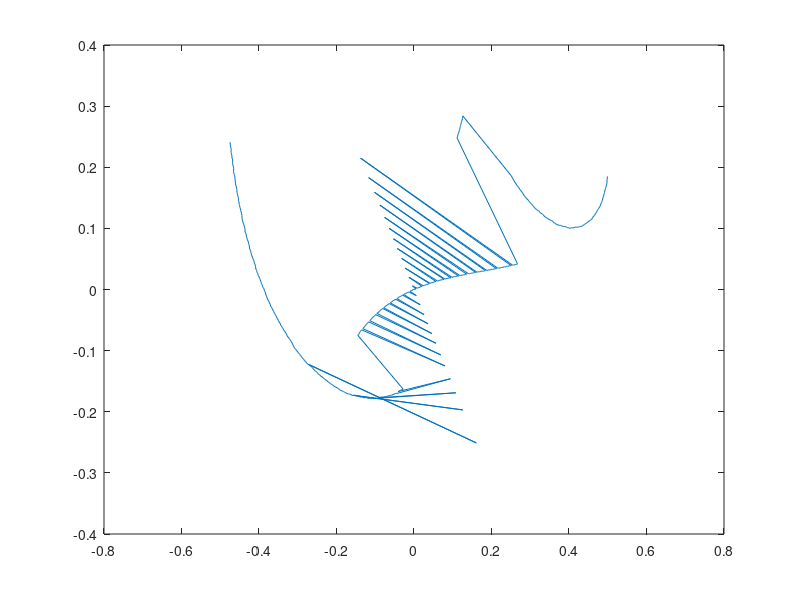

Here is the MATLAB script that generated this plot: (Note: this script raises an error after producing the figure.)
nums =[-0.534 -0.532 -0.531 -0.529 -0.527 -0.526 -0.524 -0.522 -0.521 -0.519 ...
  -0.517 -0.516 -0.514 -0.512 -0.511 -0.509 -0.507 -0.506 -0.504 -0.502...
  -0.501 -0.499 -0.497 -0.496 -0.494 -0.492 -0.491 -0.489 -0.487 -0.486...
  -0.484 -0.482 -0.481 -0.479 -0.477 -0.476 -0.474 -0.472 -0.471 -0.469...
  -0.467 -0.466 -0.464 -0.462 -0.461 -0.459 -0.457 -0.456 -0.454 -0.452...
  -0.451 -0.449 -0.447 -0.446 -0.444 -0.442 -0.441 -0.439 -0.437 -0.436...
  -0.434 -0.432 -0.431 -0.429 -0.427 -0.426 -0.424 -0.422 -0.421 -0.419...
  -0.417 -0.416 -0.414 -0.412 -0.411 -0.409 -0.407 -0.406 -0.404 -0.402...
  -0.401 -0.399 -0.397 -0.396 -0.394 -0.392 -0.391 -0.389 -0.387 -0.386...
  -0.384 -0.382 -0.381 -0.379 -0.377 -0.376 -0.374 -0.372 -0.371 -0.369...
  -0.367 -0.366 -0.364 -0.362 -0.36  -0.359 -0.357 -0.355 -0.354 -0.352...
  -0.35  -0.349 -0.347 -0.345 -0.344 -0.342 -0.34  -0.339 -0.337 -0.335...
  -0.334 -0.332 -0.33  -0.329 -0.327 -0.325 -0.324 -0.322 -0.32  -0.319...
  -0.317 -0.315 -0.314 -0.312 -0.31  -0.309 -0.307 -0.305 -0.304 -0.302...
  -0.3   -0.299 -0.297 -0.295 -0.294 -0.292 -0.29  -0.289 -0.287 -0.285...
  -0.284 -0.282 -0.28  -0.279 -0.277 -0.275 -0.274 -0.272 -0.27  -0.269...
  -0.267 -0.265 -0.264 -0.262 -0.26  -0.259 -0.257 -0.255 -0.254 -0.252...
  -0.25  -0.249 -0.247 -0.245 -0.244 -0.242 -0.24  -0.239 -0.237 -0.235...
  -0.234 -0.232 -0.23  -0.229 -0.227 -0.225 -0.224 -0.222 -0.22  -0.219...
  -0.217 -0.215 -0.214 -0.212 -0.21  -0.209 -0.207 -0.205 -0.204 -0.202...
  -0.2   -0.199 -0.197 -0.195 -0.194 -0.192 -0.19  -0.189 -0.187 -0.185...
  -0.184 -0.182 -0.18  -0.179 -0.177 -0.175 -0.174 -0.172 -0.17  -0.169...
  -0.167 -0.165 -0.164 -0.162 -0.16  -0.159 -0.157 -0.155 -0.154 -0.152...
  -0.15  -0.149 -0.147 -0.145 -0.144 -0.142 -0.14  -0.139 -0.137 -0.135...
  -0.134 -0.132 -0.13  -0.129 -0.127 -0.125 -0.124 -0.122 -0.12  -0.118...
  -0.117 -0.115 -0.113 -0.112 -0.11  -0.108 -0.107 -0.105 -0.103 -0.102...
  -0.1   -0.098 -0.097 -0.095 -0.093 -0.092 -0.09  -0.088 -0.087 -0.085...
  -0.083 -0.082 -0.08  -0.078 -0.077 -0.075 -0.073 -0.072 -0.07  -0.068...
  -0.067 -0.065 -0.063 -0.062 -0.06  -0.058 -0.057 -0.055 -0.053 -0.052...
  -0.05  -0.048 -0.047 -0.045 -0.043 -0.042 -0.04  -0.038 -0.037 -0.035...
  -0.033 -0.032 -0.03  -0.028 -0.027 -0.025 -0.023 -0.022 -0.02  -0.018...
  -0.017 -0.015 -0.013 -0.012 -0.01  -0.008 -0.007 -0.005 -0.003 -0.002  0. ...
   0.002  0.003  0.005  0.007  0.008  0.01   0.012  0.013  0.015  0.017...
   0.018  0.02   0.022  0.023  0.025  0.027  0.028  0.03   0.032  0.033...
   0.035  0.037  0.038  0.04   0.042  0.043  0.045  0.047  0.048  0.05...
   0.052  0.053  0.055  0.057  0.058  0.06   0.062  0.063  0.065  0.067...
   0.068  0.07   0.072  0.073  0.075  0.077  0.078  0.08   0.082  0.083...
   0.085  0.087  0.088  0.09   0.092  0.093  0.095  0.097  0.098  0.1...
   0.102  0.103  0.105  0.107  0.108  0.11   0.112  0.113  0.115  0.117...
   0.118  0.12   0.122  0.124  0.125  0.127  0.129  0.13   0.132  0.134...
   0.135  0.137  0.139  0.14   0.142  0.144  0.145  0.147  0.149  0.15...
   0.152  0.154  0.155  0.157  0.159  0.16   0.162  0.164  0.165  0.167...
   0.169  0.17   0.172  0.174  0.175  0.177  0.179  0.18   0.182  0.184...
   0.185  0.187  0.189  0.19   0.192  0.194  0.195  0.197  0.199  0.2...
   0.202  0.204  0.205  0.207  0.209  0.21   0.212  0.214  0.215  0.217...
   0.219  0.22   0.222  0.224  0.225  0.227  0.229  0.23   0.232  0.234...
   0.235  0.237  0.239  0.24   0.242  0.244  0.245  0.247  0.249  0.25...
   0.252  0.254  0.255  0.257  0.259  0.26   0.262  0.264  0.265  0.267...
   0.269  0.27   0.272  0.274  0.275  0.277  0.279  0.28   0.282  0.284...
   0.285  0.287  0.289  0.29   0.292  0.294  0.295  0.297  0.299  0.3...
   0.302  0.304  0.305  0.307  0.309  0.31   0.312  0.314  0.315  0.317...
   0.319  0.32   0.322  0.324  0.325  0.327  0.329  0.33   0.332  0.334...
   0.335  0.337  0.339  0.34   0.342  0.344  0.345  0.347  0.349  0.35...
   0.352  0.354  0.355  0.357  0.359  0.36   0.362  0.364  0.366  0.367...
   0.369  0.371  0.372  0.374  0.376  0.377  0.379  0.381  0.382  0.384...
   0.386  0.387  0.389  0.391  0.392  0.394  0.396  0.397  0.399  0.401...
   0.402  0.404  0.406  0.407  0.409  0.411  0.412  0.414  0.416  0.417...
   0.419  0.421  0.422  0.424  0.426  0.427  0.429  0.431  0.432  0.434...
   0.436  0.437  0.439  0.441  0.442  0.444  0.446  0.447  0.449  0.451...
   0.452  0.454  0.456  0.457  0.459  0.461  0.462  0.464  0.466  0.467...
   0.469  0.471  0.472  0.474  0.476  0.477  0.479  0.481  0.482  0.484...
   0.486  0.487  0.489  0.491  0.492  0.494  0.496  0.497  0.499  0.501...
   0.502  0.504  0.506  0.507  0.509  0.511  0.512  0.514  0.516  0.517...
   0.519  0.521  0.522  0.524  0.526  0.527  0.529  0.531  0.532];
s =[ 3.583  3.577  3.57   3.564  3.551  3.546  3.541  3.537  3.533  3.529...
  3.52   3.516  3.512  3.507  3.503  3.495  3.491  3.487  3.483  3.48...
  3.477  3.472  3.469  3.467  3.464  3.461  3.459  3.456  3.451  3.448...
  3.446  3.443  3.44   3.438  3.436  3.433  3.432  3.43   3.429  3.427...
  3.426  3.425  3.423  3.42   3.419  3.418  3.416  3.415  3.414  3.412...
  3.411  3.41   3.41   3.41   3.409  3.409  3.409  3.408  3.408  3.408...
  3.408  3.407  3.407  3.407  3.407  3.406  3.406  3.406  3.406  3.407...
  3.408  3.409  3.41   3.411  3.412  3.413  3.414  3.415  3.416  3.417...
  3.418  3.419  3.42   3.421  3.422  3.423  3.426  3.428  3.43   3.432...
  3.434  3.437  3.439  3.441  3.444  3.448  3.45   3.453  3.455  3.458...
  3.46   3.463  3.467  3.471  3.475  3.478  3.482  3.486  3.49   3.494...
  3.498  3.502  3.506  3.511  3.515  3.519  3.525  3.531  3.538  3.544...
  3.55   3.557  3.563  3.57   3.576  3.583  3.589  3.598  3.609  3.619...
  3.629  3.639  3.65   3.66   3.671  3.686  3.704  3.723  3.742  3.761...
  3.801  3.857  4.352  4.352  4.352  4.353  4.353  4.353  4.353  4.354...
  4.354  4.354  4.355  4.355  4.355  4.356  4.356  4.356  4.357  4.357...
  4.358  4.358  4.208  4.078  3.956  3.84   3.731 -1.     3.628  3.531...
  3.438  3.366  3.366  3.367  3.367  3.367  3.368  3.368  3.369  3.369...
  3.37   3.37   3.371  3.371  3.372  3.372  3.373  3.373  3.374  3.374 -1. ...
  3.375  3.376  3.376  3.377  3.377  3.378  3.379  3.379  3.38   3.381...
  3.381  3.382  3.383  3.384  3.384  3.385 -1.     3.386  3.387  3.387...
  3.388  3.389  3.39   3.391  3.391  3.392  3.393  3.394  3.395  3.396...
  3.397 -1.     3.398  3.399  3.399  3.4    3.401  3.402  3.403  3.404...
  3.405  3.406  3.407  3.408  3.409 -1.     3.411  3.412  3.413  3.414...
  3.415  3.416  3.417  3.418  3.42   3.421  3.422  3.423 -1.     3.424...
  3.426  3.427  3.428  3.429  3.431  3.432  3.433  3.434  3.436  3.437 -1. ...
  3.438  3.44   3.441  3.443  3.444  3.445  3.447  3.448  3.45   3.451 -1. ...
  3.453  3.454  3.456  3.457  3.459  3.46   3.462  3.463  3.465  3.466...
  3.468 -1.     3.47   3.471  3.473  3.475  3.476  3.478  3.48   3.481...
  3.483  3.485 -1.     3.487  3.488  3.49   3.492  3.494  3.496  3.497...
  3.499  3.501  3.503 -1.     3.505  3.507  3.509  3.511  3.512  3.514...
  3.516  3.518  3.52  -1.     3.522  3.524  3.526  3.528  3.531  3.533...
  3.535  3.537  3.539  3.541 -1.     3.543  3.545  3.548  3.55   3.552...
  3.554  3.556  3.559  3.561  3.563 -1.     3.565  3.568  3.57   3.572...
  3.575  3.577  3.579  3.582  3.584  3.587 -1.     3.589  3.592  3.594...
  3.596  3.599  3.601  3.604  3.606  3.609  3.612 -1.     3.614  3.617...
  3.619  3.622  3.625  3.627  3.63   3.633  3.635  3.638 -1.     3.641...
  3.643  3.646  3.649  3.652  3.655  3.657  3.66   3.663  3.666  3.669 -1. ...
  3.672  3.675  3.677  3.68   3.683  3.686  3.689  3.692  3.695  3.698...
  3.701  3.704 -1.     3.708  3.711  3.714  3.717  3.72   3.723  3.726...
  3.729  3.733  3.736  3.739  3.742 -1.     3.746  3.749  3.752  3.755...
  3.759  3.762  3.765  3.769  3.772  4.617  4.601  4.586  4.57   4.555 -1. ...
  4.54   4.525  4.511  4.496  4.481  4.467  4.453  4.438  4.424  4.41...
  4.396  4.383  4.369  4.355  4.342 -1.     4.329  4.315  4.302  4.289...
  4.276  4.264  4.251  4.238  4.226  4.213  4.201  4.189  4.177  4.164...
  4.153  4.141  4.129  4.117  4.106 -1.     4.094  4.083  4.071  4.06...
  4.049  4.038  4.027  4.016  4.005  3.994  3.983  3.973  3.962  3.952...
  3.941  3.931  3.921  3.91   3.9    3.89   3.88   3.87   3.861  3.851...
  3.841  3.832  3.822  3.813  3.803  3.794  3.785  3.775  3.766  3.757...
  3.748  3.739  3.73   3.721 -1.     3.713  3.704  3.695  3.687  3.678...
  3.67   3.661  3.653  3.644  3.636  3.628  3.62   3.612  3.604  3.596...
  3.588  3.572  3.564  3.557  3.549  3.541  3.534  3.526  3.519  3.511...
  3.504  3.497  3.489  3.482  3.475  3.468  3.461  3.454  3.447  3.44...
  3.433  3.426  3.419  3.412  3.406  3.399  3.392  3.386  3.379  3.373...
  3.366  3.36   3.353  3.347  3.341  3.328  3.322  3.316  3.31   3.303...
  3.297  3.291  3.285  3.28   3.274  3.268  3.262  3.256  3.25   3.245...
  3.239  3.228  3.222  3.217  3.211  3.206  3.2    3.195  3.189  3.184...
  3.179  3.173  3.168  3.158  3.153  3.147  3.142  3.137  3.132  3.127...
  3.122  3.117  3.112  3.103  3.098  3.093  3.088  3.083  3.079  3.074...
  3.069  3.06   3.056  3.051  3.046  3.042  3.037  3.033  3.029  3.02...
  3.015  3.011  3.007  3.003  2.998  2.994  2.986  2.982  2.977  2.973...
  2.969  2.965  2.957  2.953  2.949  2.945  2.941  2.937  2.93   2.926...
  2.922  2.918  2.914  2.907  2.903  2.9    2.896  2.892  2.889  2.881...
  2.878  2.874  2.871  2.867  2.864];


ex =[ 0.499  0.499  0.498  0.498  0.497  0.496  0.495  0.494  0.493  0.492 ...
   0.491  0.49   0.489  0.488  0.487  0.486  0.485  0.484  0.482  0.481 ...
   0.48   0.479  0.477  0.476  0.475  0.473  0.472  0.471  0.469  0.468 ...
   0.467  0.465  0.464  0.462  0.461  0.46   0.458  0.457  0.455  0.454 ...
   0.452  0.45   0.449  0.447  0.446  0.444  0.443  0.441  0.44   0.438 ...
   0.436  0.435  0.433  0.432  0.43   0.428  0.427  0.425  0.423  0.422 ...
   0.42   0.418  0.417  0.415  0.413  0.412  0.41   0.408  0.407  0.405 ...
   0.403  0.402  0.4    0.398  0.396  0.394  0.392  0.391  0.389  0.387 ...
   0.385  0.383  0.382  0.38   0.378  0.376  0.374  0.373  0.371  0.369 ...
   0.367  0.365  0.363  0.361  0.359  0.357  0.355  0.353  0.351  0.349 ...
   0.347  0.345  0.343  0.341  0.338  0.336  0.334  0.332  0.33   0.327 ...
   0.325  0.323  0.321  0.318  0.316  0.314  0.311  0.308  0.306  0.303 ...
   0.3    0.297  0.295  0.292  0.289  0.285  0.281  0.278  0.274  0.27 ...
   0.266  0.258  0.251  0.126  0.126  0.125  0.125  0.124  0.123  0.123 ...
   0.122  0.121  0.121  0.12   0.119  0.119  0.118  0.118  0.117  0.116 ...
   0.116  0.115  0.114  0.113  0.113  0.112  0.111  0.267  0.265  0.264 ...
   0.262  0.261  0.259  0.257  0.256  0.254 -0.138  0.251  0.249  0.247 ...
   0.246  0.244  0.242  0.241  0.239  0.237  0.236  0.234  0.232  0.231 ...
   0.229  0.227  0.226  0.224  0.222  0.221  0.219  0.218  0.216 -0.117 ...
   0.213  0.211  0.209  0.208  0.206  0.204  0.203  0.201  0.199  0.198 ...
   0.196  0.194  0.193  0.191  0.189  0.188 -0.102  0.184  0.183  0.181 ...
   0.179  0.178  0.176  0.174  0.173  0.171  0.169  0.168  0.166  0.164 ...
   0.163 -0.088  0.159  0.158  0.156  0.154  0.153  0.151  0.149  0.148 ...
   0.146  0.145  0.143  0.141  0.14  -0.076  0.136  0.135  0.133  0.131 ...
   0.13   0.128  0.126  0.125  0.123  0.121  0.12   0.118 -0.064  0.115 ...
   0.113  0.111  0.11   0.108  0.106  0.105  0.103  0.101  0.1    0.098 ...
  -0.053  0.095  0.093  0.092  0.09   0.088  0.087  0.085  0.083  0.082 ...
   0.08  -0.043  0.077  0.075  0.073  0.072  0.07   0.068  0.067  0.065 ...
   0.063  0.062  0.06  -0.032  0.057  0.055  0.054  0.052  0.05   0.049 ...
   0.047  0.045  0.044  0.042 -0.023  0.039  0.037  0.036  0.034  0.032 ...
   0.031  0.029  0.027  0.026  0.024 -0.013  0.021  0.019  0.018  0.016 ...
   0.015  0.013  0.011  0.01   0.008 -0.004  0.005  0.003  0.002 -0.    -0.002 ...
  -0.003 -0.005 -0.006 -0.008 -0.01   0.006 -0.013 -0.014 -0.016 -0.018 ...
  -0.019 -0.021 -0.022 -0.024 -0.026 -0.027  0.016 -0.03  -0.032 -0.033 ...
  -0.035 -0.037 -0.038 -0.04  -0.041 -0.043 -0.044  0.026 -0.047 -0.049 ...
  -0.051 -0.052 -0.054 -0.055 -0.057 -0.058 -0.06  -0.061  0.036 -0.064 ...
  -0.066 -0.067 -0.069 -0.07  -0.072 -0.073 -0.075 -0.076 -0.078  0.046 ...
  -0.081 -0.083 -0.084 -0.085 -0.087 -0.088 -0.09  -0.091 -0.093 -0.094 ...
  -0.096  0.057 -0.099 -0.1   -0.102 -0.103 -0.104 -0.106 -0.107 -0.109 ...
  -0.11  -0.111 -0.113 -0.114  0.069 -0.117 -0.119 -0.12  -0.121 -0.123 ...
  -0.124 -0.125 -0.127 -0.128 -0.129 -0.131 -0.132  0.08  -0.135 -0.136 ...
  -0.138 -0.139 -0.14  -0.141 -0.143 -0.144 -0.145 -0.028 -0.031 -0.035 ...
  -0.038 -0.041  0.094 -0.044 -0.048 -0.051 -0.054 -0.058 -0.061 -0.064 ...
  -0.067 -0.071 -0.074 -0.077 -0.081 -0.084 -0.087 -0.091  0.108 -0.095 ...
  -0.098 -0.102 -0.105 -0.108 -0.112 -0.115 -0.119 -0.122 -0.125 -0.129 ...
  -0.132 -0.135 -0.139 -0.142 -0.145 -0.149 -0.152 -0.155  0.126 -0.16 ...
  -0.163 -0.166 -0.169 -0.173 -0.176 -0.179 -0.182 -0.185 -0.189 -0.192 ...
  -0.195 -0.198 -0.201 -0.204 -0.207 -0.21  -0.213 -0.216 -0.219 -0.222 ...
  -0.225 -0.228 -0.231 -0.234 -0.237 -0.24  -0.243 -0.246 -0.249 -0.251 ...
  -0.254 -0.257 -0.26  -0.262 -0.265 -0.268 -0.27   0.161 -0.275 -0.277 ...
  -0.28  -0.283 -0.285 -0.288 -0.29  -0.293 -0.295 -0.298 -0.3   -0.303 ...
  -0.305 -0.308 -0.31  -0.312 -0.315 -0.318 -0.32  -0.322 -0.325 -0.327 ...
  -0.329 -0.331 -0.333 -0.336 -0.338 -0.34  -0.342 -0.344 -0.346 -0.348 ...
  -0.35  -0.352 -0.354 -0.356 -0.358 -0.36  -0.362 -0.364 -0.366 -0.368 ...
  -0.37  -0.371 -0.373 -0.375 -0.377 -0.379 -0.38  -0.382 -0.384 -0.386 ...
  -0.387 -0.389 -0.391 -0.392 -0.394 -0.395 -0.397 -0.398 -0.4   -0.402 ...
  -0.403 -0.405 -0.406 -0.408 -0.409 -0.41  -0.412 -0.413 -0.414 -0.416 ...
  -0.417 -0.419 -0.42  -0.421 -0.422 -0.424 -0.425 -0.426 -0.427 -0.428 ...
  -0.43  -0.431 -0.432 -0.433 -0.434 -0.436 -0.436 -0.437 -0.438 -0.44 ...
  -0.441 -0.442 -0.443 -0.444 -0.444 -0.445 -0.446 -0.447 -0.448 -0.449 ...
  -0.45  -0.451 -0.452 -0.453 -0.453 -0.454 -0.455 -0.456 -0.457 -0.457 ...
  -0.458 -0.459 -0.46  -0.461 -0.461 -0.462 -0.462 -0.463 -0.464 -0.465 ...
  -0.466 -0.465 -0.466 -0.467 -0.468 -0.468 -0.468 -0.469 -0.47  -0.47 ...
  -0.471 -0.472 -0.472 -0.472 -0.473 -0.474 -0.474 -0.475];
why =[ 0.185  0.182  0.179  0.174  0.171  0.169  0.167  0.165  0.163  0.159 ...
   0.157  0.155  0.153  0.151  0.148  0.146  0.144  0.142  0.14   0.138 ...
   0.136  0.135  0.133  0.132  0.131  0.129  0.128  0.126  0.125  0.124 ...
   0.122  0.121  0.12   0.119  0.117  0.116  0.115  0.114  0.113  0.113 ...
   0.112  0.111  0.11   0.11   0.109  0.108  0.108  0.107  0.106  0.106 ...
   0.105  0.104  0.104  0.103  0.103  0.103  0.103  0.102  0.102  0.102 ...
   0.102  0.102  0.102  0.102  0.101  0.101  0.101  0.101  0.101  0.101 ...
   0.1    0.1    0.101  0.101  0.101  0.102  0.102  0.103  0.103  0.103 ...
   0.103  0.104  0.104  0.104  0.105  0.105  0.105  0.105  0.106  0.106 ...
   0.107  0.108  0.109  0.109  0.111  0.112  0.113  0.113  0.114  0.115 ...
   0.115  0.116  0.117  0.118  0.119  0.12   0.122  0.123  0.124  0.125 ...
   0.126  0.128  0.129  0.13   0.131  0.132  0.134  0.136  0.138  0.14 ...
   0.142  0.144  0.146  0.148  0.15   0.153  0.157  0.16   0.163  0.167 ...
   0.17   0.178  0.186  0.284  0.282  0.28   0.279  0.277  0.276  0.274 ...
   0.273  0.271  0.27   0.268  0.267  0.265  0.263  0.262  0.26   0.259 ...
   0.257  0.256  0.254  0.253  0.251  0.25   0.248  0.042  0.041  0.041 ...
   0.041  0.041  0.04   0.04   0.04   0.04   0.215  0.039  0.039  0.039 ...
   0.039  0.038  0.038  0.038  0.038  0.037  0.037  0.037  0.037  0.037 ...
   0.036  0.036  0.036  0.036  0.035  0.035  0.035  0.035  0.035  0.183 ...
   0.034  0.034  0.034  0.034  0.033  0.033  0.033  0.033  0.033  0.032 ...
   0.032  0.032  0.032  0.032  0.031  0.031  0.159  0.031  0.031  0.03 ...
   0.03   0.03   0.03   0.03   0.03   0.029  0.029  0.029  0.029  0.029 ...
   0.028  0.138  0.028  0.028  0.028  0.027  0.027  0.027  0.027  0.027 ...
   0.026  0.026  0.026  0.026  0.026  0.118  0.025  0.025  0.025  0.024 ...
   0.024  0.024  0.024  0.024  0.023  0.023  0.023  0.023  0.1    0.022 ...
   0.022  0.022  0.022  0.021  0.021  0.021  0.021  0.021  0.02   0.02 ...
   0.083  0.019  0.019  0.019  0.019  0.019  0.018  0.018  0.018  0.017 ...
   0.017  0.067  0.017  0.016  0.016  0.016  0.016  0.015  0.015  0.015 ...
   0.014  0.014  0.014  0.051  0.013  0.013  0.013  0.012  0.012  0.012 ...
   0.011  0.011  0.011  0.01   0.035  0.01   0.009  0.009  0.008  0.008 ...
   0.008  0.007  0.007  0.007  0.006  0.02   0.005  0.005  0.005  0.004 ...
   0.004  0.003  0.003  0.003  0.002  0.006  0.001  0.001  0.    -0.    -0. ...
  -0.001 -0.001 -0.002 -0.002 -0.003 -0.01  -0.004 -0.004 -0.005 -0.005 ...
  -0.006 -0.006 -0.007 -0.007 -0.008 -0.008 -0.025 -0.009 -0.01  -0.011 ...
  -0.011 -0.012 -0.012 -0.013 -0.014 -0.014 -0.015 -0.041 -0.016 -0.017 ...
  -0.017 -0.018 -0.018 -0.019 -0.02  -0.02  -0.021 -0.022 -0.056 -0.023 ...
  -0.024 -0.025 -0.025 -0.026 -0.027 -0.027 -0.028 -0.029 -0.03  -0.072 ...
  -0.031 -0.032 -0.033 -0.033 -0.034 -0.035 -0.036 -0.037 -0.038 -0.038 ...
  -0.039 -0.088 -0.041 -0.042 -0.043 -0.044 -0.044 -0.045 -0.046 -0.047 ...
  -0.048 -0.049 -0.05  -0.051 -0.107 -0.053 -0.054 -0.055 -0.056 -0.057 ...
  -0.058 -0.059 -0.06  -0.061 -0.062 -0.063 -0.064 -0.125 -0.066 -0.067 ...
  -0.068 -0.069 -0.07  -0.072 -0.073 -0.074 -0.075 -0.163 -0.164 -0.165 ...
  -0.166 -0.167 -0.146 -0.17  -0.17  -0.171 -0.172 -0.173 -0.173 -0.174 ...
  -0.174 -0.175 -0.175 -0.176 -0.176 -0.176 -0.176 -0.177 -0.169 -0.178 ...
  -0.178 -0.178 -0.178 -0.178 -0.178 -0.178 -0.178 -0.177 -0.177 -0.177 ...
  -0.176 -0.176 -0.176 -0.175 -0.174 -0.174 -0.173 -0.173 -0.197 -0.173 ...
  -0.172 -0.171 -0.171 -0.17  -0.169 -0.168 -0.167 -0.166 -0.165 -0.164 ...
  -0.162 -0.161 -0.16  -0.159 -0.158 -0.156 -0.155 -0.154 -0.152 -0.151 ...
  -0.149 -0.148 -0.146 -0.145 -0.143 -0.142 -0.14  -0.139 -0.137 -0.135 ...
  -0.134 -0.132 -0.13  -0.128 -0.126 -0.125 -0.123 -0.251 -0.122 -0.12 ...
  -0.118 -0.116 -0.114 -0.112 -0.11  -0.108 -0.106 -0.104 -0.102 -0.1 ...
  -0.098 -0.096 -0.094 -0.091 -0.087 -0.084 -0.082 -0.08  -0.078 -0.076 ...
  -0.073 -0.071 -0.069 -0.067 -0.064 -0.062 -0.06  -0.058 -0.055 -0.053 ...
  -0.051 -0.048 -0.046 -0.043 -0.041 -0.039 -0.036 -0.034 -0.031 -0.029 ...
  -0.027 -0.024 -0.022 -0.019 -0.017 -0.014 -0.012 -0.009 -0.004 -0.002 ...
   0.001  0.003  0.005  0.008  0.01   0.013  0.016  0.018  0.021  0.023 ...
   0.026  0.028  0.031  0.033  0.038  0.041  0.043  0.046  0.048  0.051 ...
   0.053  0.056  0.059  0.061  0.064  0.066  0.071  0.074  0.076  0.079 ...
   0.081  0.084  0.086  0.089  0.092  0.094  0.099  0.101  0.104  0.107 ...
   0.109  0.112  0.114  0.117  0.121  0.124  0.127  0.129  0.132  0.134 ...
   0.137  0.139  0.144  0.146  0.149  0.152  0.154  0.157  0.159  0.164 ...
   0.166  0.169  0.171  0.174  0.176  0.181  0.183  0.186  0.188  0.191 ...
   0.193  0.198  0.2    0.203  0.205  0.208  0.212  0.214  0.217  0.219 ...
   0.222  0.224  0.228  0.231  0.233  0.236  0.238  0.241];

plot(ex,why)

imshow(scan2im(s))